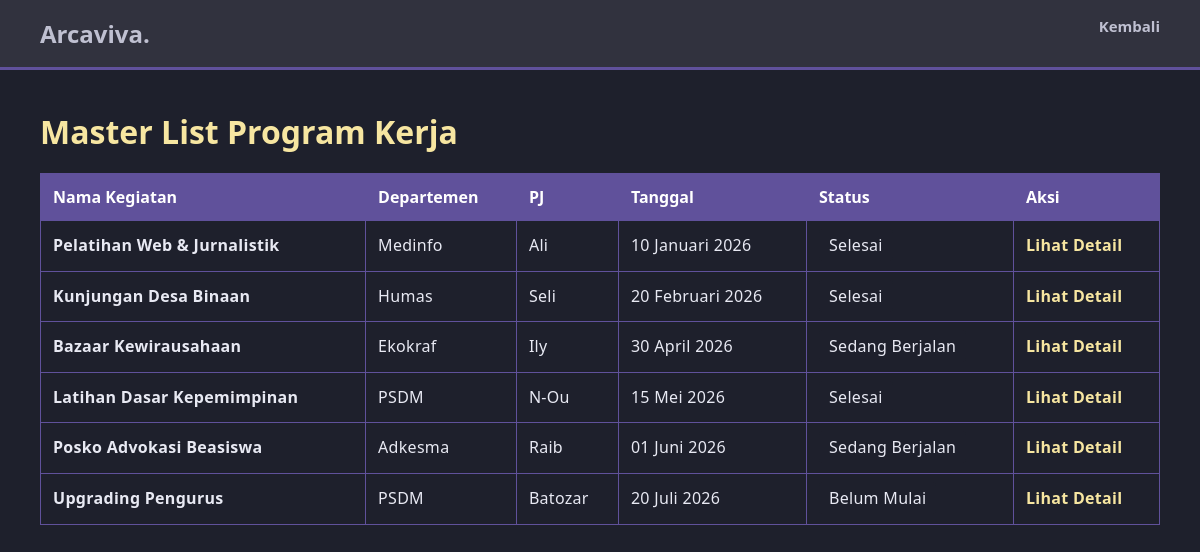
Screenshot of /pages/proker.php with the database file from the repository.
### tables this page shows
CREATE TABLE `proker` (
  `id_proker` int(11) NOT NULL,
  `id_dept` int(11) DEFAULT NULL,
  `nama_proker` varchar(100) DEFAULT NULL,
  `pj_proker` varchar(100) DEFAULT NULL,
  `deskripsi` text DEFAULT NULL,
  `tgl_pelaksanaan` date DEFAULT NULL,
  `status` enum('Belum Mulai','Sedang Berjalan','Selesai') DEFAULT NULL,
  `created` timestamp NOT NULL DEFAULT current_timestamp()
);

CREATE TABLE `dept` (
  `id_dept` int(11) NOT NULL,
  `nama_dept` varchar(100) DEFAULT NULL,
  `tentang_dept` text DEFAULT NULL
);

### config/functions.php (called while the page is built, shortened)
<?php
require 'database.php';
function query($query) {
    global $conn;
    $result = mysqli_query($conn, $query);
    $rows = [];
    while ($row = mysqli_fetch_assoc($result)) {
        $rows[] = $row;
    }
    return $rows;
}
function format_tanggal($tanggal) {
    $bulan = array (
        1 =>   'Januari', 'Februari', 'Maret', 'April', 'Mei', 'Juni', 'Juli', 'Agustus', 'September', 'Oktober', 'November', 'Desember'
    );
    $pecahkan = explode('-', $tanggal);
    return $pecahkan[2] . ' ' . $bulan[ (int)$pecahkan[1] ] . ' ' . $pecahkan[0];
}
?>

### pages/proker.php (the view, shortened to what this page needs)
<?php
require '../config/functions.php';
$query = "SELECT proker.*, dept.nama_dept
          FROM proker
          JOIN dept ON proker.id_dept = dept.id_dept
          ORDER BY tgl_pelaksanaan ASC";
$semua_proker = query($query);
?>
<!DOCTYPE html>
<html lang="id">
<head>
    <link rel="stylesheet" href="../assets/css/style.css">
</head>
<body>
    <nav class="navbar">
        <h2>Arcaviva.</h2>
        <ul class="nav-links">
            <li><a href="home.php">Kembali</a></li>
        </ul>
    </nav>
    <div class="container">
        <h1 style="color: #f7e6a1; margin-bottom: 20px;">Master List Program Kerja</h1>
       <table>
            <tr>
                <th>Nama Kegiatan</th>
                <th>Departemen</th>
                <th>PJ</th>
                <th>Tanggal</th>
                <th>Status</th>
                <th>Aksi</th>
            </tr>
            <?php foreach($semua_proker as $p) { ?>
            <tr>
                <td><strong><?= $p['nama_proker']; ?></strong></td>
                <td><?= $p['nama_dept']; ?></td>
                <td><?= $p['pj_proker']; ?></td>
                <td><?= format_tanggal($p['tgl_pelaksanaan']); ?></td>
                <td>
                    <span style="padding: 5px 10px; border-radius: 4px; background: #1e202c;">
                        <?= $p['status']; ?>
                    </span>
                </td>
                <td>
                    <a href="detail_proker.php?id=<?= $p['id_proker']; ?>" style="color: #f7e6a1; font-weight: bold; text-decoration: none;">Lihat Detail</a>
                </td>
            </tr>
            <?php } ?>
        </table>
    </div>
</body>
</html>

### assets/css/style.css (style rules this page uses)
* { margin: 0; padding: 0; box-sizing: border-box; font-family: 'Segoe UI', Tahoma, sans-serif; }
body { background-color: #1e202c; color: #bfc0d1; }
.navbar { background-color: #31323e; padding: 15px 40px; display: flex; justify-content: space-between; align-items: center; border-bottom: 3px solid #60519b; }
.nav-links { list-style: none; display: flex; align-items: center; gap: 25px; margin: 0; }
.nav-links li { position: relative; padding-bottom: 15px; }
.nav-links a { color: #bfc0d1; text-decoration: none; font-weight: 600; font-size: 15px; transition: all 0.3s ease; }
.container { padding: 40px; }
table { width: 100%; border-collapse: collapse; margin-top: 15px; }
th, td { padding: 12px; border: 1px solid #60519b; text-align: left; }
th { background-color: #60519b; color: #fff; }
p, small, label, td, span { color: #e8e9f3; line-height: 1.6; letter-spacing: 0.3px; }

### rows the page displays
proker: nama_proker "Pelatihan Web & Jurnalistik", id_dept.nama_dept "Medinfo", pj_proker "Ali", tgl_pelaksanaan "10 Januari 2026", status "Selesai"
proker: nama_proker "Kunjungan Desa Binaan", id_dept.nama_dept "Humas", pj_proker "Seli", tgl_pelaksanaan "20 Februari 2026", status "Selesai"
proker: nama_proker "Bazaar Kewirausahaan", id_dept.nama_dept "Ekokraf", pj_proker "Ily", tgl_pelaksanaan "30 April 2026", status "Sedang Berjalan"
proker: nama_proker "Latihan Dasar Kepemimpinan", id_dept.nama_dept "PSDM", pj_proker "N-Ou", tgl_pelaksanaan "15 Mei 2026", status "Selesai"
proker: nama_proker "Posko Advokasi Beasiswa", id_dept.nama_dept "Adkesma", pj_proker "Raib", tgl_pelaksanaan "01 Juni 2026", status "Sedang Berjalan"
proker: nama_proker "Upgrading Pengurus", id_dept.nama_dept "PSDM", pj_proker "Batozar", tgl_pelaksanaan "20 Juli 2026", status "Belum Mulai"
